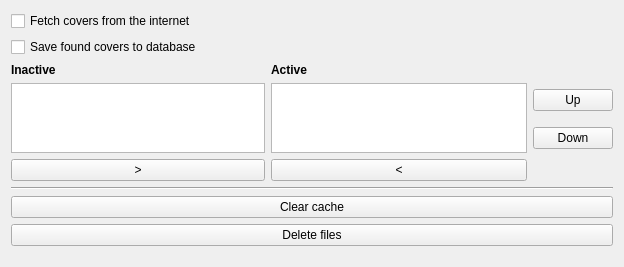
<?xml version="1.0" encoding="UTF-8"?>
<ui version="4.0">
 <class>GUI_Covers</class>
 <widget class="QWidget" name="GUI_Covers">
  <property name="geometry">
   <rect>
    <x>0</x>
    <y>0</y>
    <width>624</width>
    <height>267</height>
   </rect>
  </property>
  <layout class="QGridLayout" name="gridLayout">
   <item row="0" column="0">
    <widget class="QCheckBox" name="cb_fetch_covers_from_www">
     <property name="text">
      <string>Fetch covers from the internet</string>
     </property>
    </widget>
   </item>
   <item row="2" column="0">
    <layout class="QGridLayout" name="gridLayout_2">
     <item row="3" column="1">
      <widget class="QPushButton" name="btn_remove">
       <property name="text">
        <string>&lt;</string>
       </property>
      </widget>
     </item>
     <item row="1" column="1" rowspan="2">
      <widget class="QListWidget" name="lv_cover_searchers">
       <property name="sizePolicy">
        <sizepolicy hsizetype="MinimumExpanding" vsizetype="Expanding">
         <horstretch>0</horstretch>
         <verstretch>0</verstretch>
        </sizepolicy>
       </property>
       <property name="dragEnabled">
        <bool>true</bool>
       </property>
       <property name="dragDropMode">
        <enum>QAbstractItemView::DragDrop</enum>
       </property>
       <property name="defaultDropAction">
        <enum>Qt::MoveAction</enum>
       </property>
       <property name="alternatingRowColors">
        <bool>true</bool>
       </property>
      </widget>
     </item>
     <item row="1" column="2">
      <widget class="QPushButton" name="btn_up">
       <property name="text">
        <string notr="true">Up</string>
       </property>
      </widget>
     </item>
     <item row="2" column="2">
      <widget class="QPushButton" name="btn_down">
       <property name="text">
        <string notr="true">Down</string>
       </property>
      </widget>
     </item>
     <item row="1" column="0" rowspan="2">
      <widget class="QListWidget" name="lv_cover_searchers_inactive">
       <property name="dragEnabled">
        <bool>true</bool>
       </property>
       <property name="dragDropMode">
        <enum>QAbstractItemView::DragDrop</enum>
       </property>
       <property name="defaultDropAction">
        <enum>Qt::MoveAction</enum>
       </property>
       <property name="alternatingRowColors">
        <bool>true</bool>
       </property>
      </widget>
     </item>
     <item row="3" column="0">
      <widget class="QPushButton" name="btn_add">
       <property name="text">
        <string>&gt;</string>
       </property>
      </widget>
     </item>
     <item row="0" column="0">
      <widget class="QLabel" name="label">
       <property name="font">
        <font>
         <weight>75</weight>
         <bold>true</bold>
        </font>
       </property>
       <property name="text">
        <string>Inactive</string>
       </property>
      </widget>
     </item>
     <item row="0" column="1">
      <widget class="QLabel" name="label_2">
       <property name="font">
        <font>
         <weight>75</weight>
         <bold>true</bold>
        </font>
       </property>
       <property name="text">
        <string>Active</string>
       </property>
      </widget>
     </item>
    </layout>
   </item>
   <item row="7" column="0">
    <spacer name="verticalSpacer">
     <property name="orientation">
      <enum>Qt::Vertical</enum>
     </property>
     <property name="sizeHint" stdset="0">
      <size>
       <width>20</width>
       <height>40</height>
      </size>
     </property>
    </spacer>
   </item>
   <item row="5" column="0">
    <widget class="QPushButton" name="btn_delete_album_covers">
     <property name="text">
      <string>Clear cache</string>
     </property>
    </widget>
   </item>
   <item row="3" column="0">
    <widget class="Line" name="line">
     <property name="orientation">
      <enum>Qt::Horizontal</enum>
     </property>
    </widget>
   </item>
   <item row="6" column="0">
    <widget class="QPushButton" name="btn_delete_files">
     <property name="text">
      <string>Delete files</string>
     </property>
    </widget>
   </item>
   <item row="1" column="0">
    <widget class="QCheckBox" name="cb_save_covers_to_db">
     <property name="toolTip">
      <string>Saving covers to the database leads to significantly faster access but results in a bigger database</string>
     </property>
     <property name="text">
      <string>Save found covers to database</string>
     </property>
    </widget>
   </item>
  </layout>
 </widget>
 <resources/>
 <connections/>
</ui>
